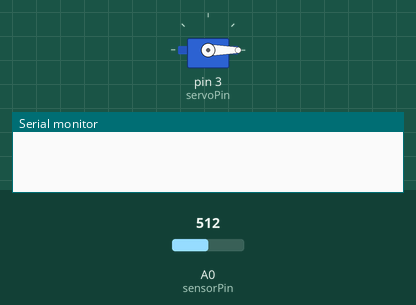
The sketch below on a simulated Arduino Uno, built with avr-gcc and run on an emulated ATmega328P. Shown: servo, the last lines printed to the serial monitor. The inputs (shaded band) are chosen by the test bench; at power-on: A0 (sensorPin) = 512.

Above: at 1.05 s.
At 3.9 s:
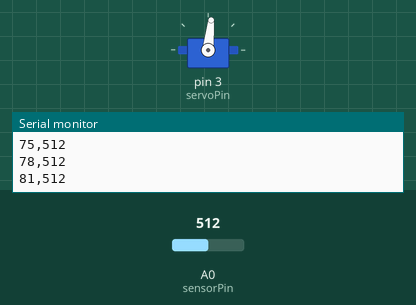
At 6.8 s:
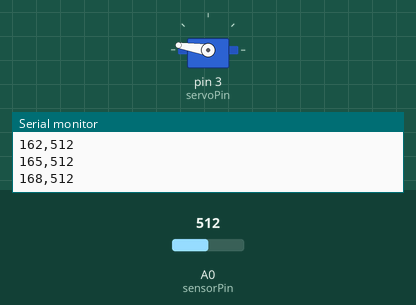
At 12.55 s:
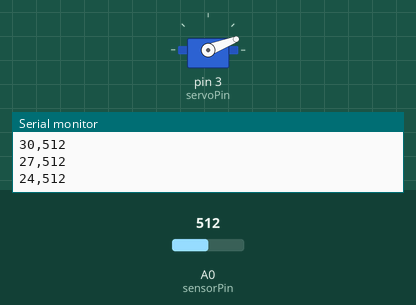
Timing chart, 0 to 16.9 s (numbered marks = the images above):
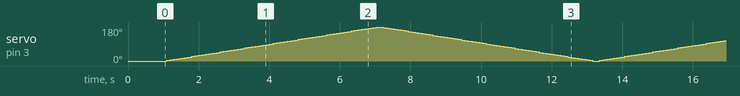

The sketch:

photoradar.ino
```cpp
// photoRADAR
//
// Sweeps a servo-mounted phototransistor across 180° and streams
// angle,intensity readings over serial for the web dashboard to plot.
//
// Based on the Arduino Student Kit, Lesson 9: Light Wave Radar

#include <Servo.h>

const int sensorPin = A0;  // phototransistor voltage-divider tap
const int servoPin = 3;    // servo signal (white) wire

int servoAngle = 0;  // starts at 0 degrees
int increment = 3;   // degrees per step: lower = finer resolution, slower sweep

Servo myServo;

void setup() {
  Serial.begin(9600);
  myServo.attach(servoPin);
  myServo.write(servoAngle);
  delay(1000);  // give the servo time to reach the starting position
}

void loop() {
  // sweep forward, then back, so the servo doesn't snap to 0 between passes
  for (servoAngle = 0; servoAngle <= 180; servoAngle += increment) {
    sweep();
  }
  for (servoAngle = 180; servoAngle >= 0; servoAngle -= increment) {
    sweep();
  }
}

// move to the current angle, take a reading, and print it as "angle,intensity"
void sweep() {
  myServo.write(servoAngle);
  delay(100);  // let the servo settle before reading
  int lightAmount = analogRead(sensorPin);
  Serial.print(servoAngle);
  Serial.print(",");
  Serial.println(lightAmount);
}
```
